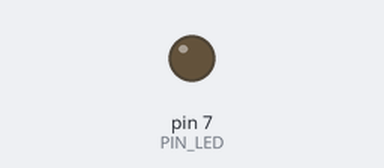
Recording of a sketch running on a simulated Arduino Uno, built with avr-gcc and run on an emulated ATmega328P. Shown: output pins drawn as LEDs (lit = HIGH). Dashed ring = blinking. What the sketch prints to the serial monitor is not drawn. At 2.1 s the program stops and its outputs stay as they are.

Above: at 0.5 s.
At 1.85 s:
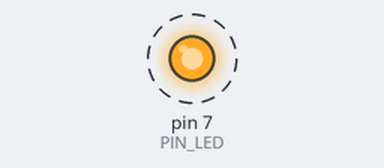
Timing chart, 0 to 3.0 s (numbered marks = the images above):
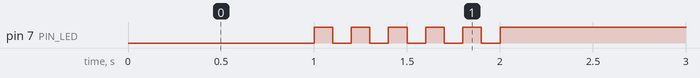

The sketch:

05_practice_2.ino
```cpp
#define PIN_LED 7
unsigned int count, toggle;
void setup() {
  // put your setup code here, to run once:
  pinMode(PIN_LED, OUTPUT);
  Serial.begin(115200);

  Serial.println("on");


  count = 0;
  toggle = 0;
}

void loop() {

  digitalWrite(PIN_LED, toggle);
  delay(1000);

  toggle = 1;
  while (count <=10) {

    digitalWrite(PIN_LED, toggle);
    delay(100);
    toggle = !toggle;
    count++;
  }
  while (1) {}

}
```

Measured:
- by itself, pin 7 (PIN_LED): alternates HIGH for 0.10 s and LOW for 0.10 s, 11 changes in all, then stays HIGH
